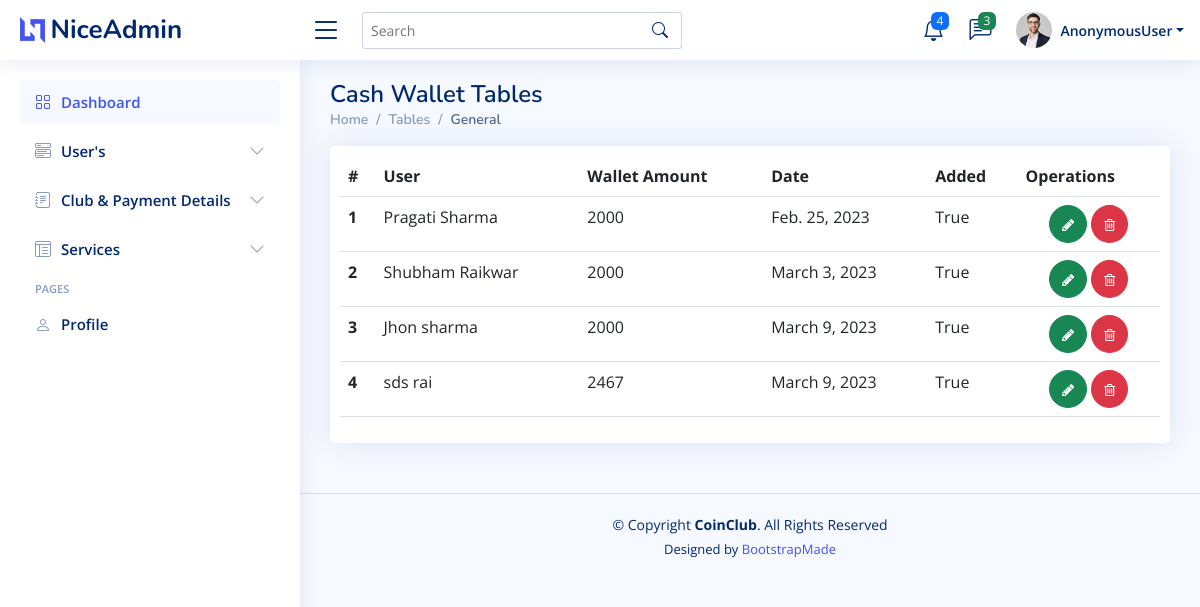
Page /homepage/getcashwallet/ on the committed database.
### api/models.py (models this page shows, shortened)
class cashwallet(models.Model):
    userwallet=models.ForeignKey(user_registration,on_delete=models.CASCADE)
    walletamount=models.CharField(max_length=30,blank=True)
    walletimg=models.FileField(blank=True,upload_to='passbook/',default='passbook/none/no-img.jpg')
    casdate = models.DateField(auto_now=True)
    is_added=models.BooleanField(default=False)

class user_registration(models.Model):
    full_name=models.CharField(max_length=50)
    mobileno=models.CharField(max_length=50, unique=True)
    city=models.CharField(max_length=50)
    password=models.CharField(max_length=50)
    gender=models.CharField(max_length=50)
    occupation=models.CharField(max_length=50)
    motive=models.CharField(max_length=100)
    income=models.CharField(max_length=50)
    wallet_amount= models.CharField(max_length=50,default='0')
    monthlycontribution=models.CharField(max_length=50)
    profileimg=models.ImageField(blank=True,null=True,upload_to='user/')
    email=models.CharField(max_length=50)
    alternateno=models.CharField(max_length=50,blank=True)
    token = models.CharField(max_length=300)
    create_at=models.DateField(auto_now_add=True)

### adminapp/views.py (the view)
# urls.py: path('getcashwallet/', views.CashWalletPage),
def CashWalletPage(request):
    getCashe = cashwallet.objects.all()
    return render(request, "wallet.html", {'wallet':getCashe})

### templates/wallet.html (shortened to what this page needs)
{% extends 'index.html' %}
{% load static %}
{% block content %}
  <main id="main" class="main">
    <div class="pagetitle">
      <h1>Cash Wallet Tables</h1>
      <nav>
        <ol class="breadcrumb">
          <li class="breadcrumb-item"><a href="index.html">Home</a></li>
          <li class="breadcrumb-item">Tables</li>
          <li class="breadcrumb-item active">General</li>
        </ol>
      </nav>
    </div>
    <section class="section">
      <div class="row">
        <div class="col-lg-12">
          <div class="card">
            <div class="card-body" style="padding: 10px;">
              <table class="table">
                <thead>
                  <tr>
                    <th scope="col">#</th>
                    <th scope="col">User</th>
                    <th scope="col">Wallet Amount</th>
                    <th scope="col">Date</th>
                    <th scope="col">Added</th>
                    <th scope="col">Operations</th>
                  </tr>
                </thead>
                <tbody>
                  {% for amt in wallet %}
                  <tr>
                    <th scope="row">{{forloop.counter}}</th>
                    <td>{{ amt.userwallet.full_name }}</td>
                    <td>{{ amt.walletamount }}</td>
                    <td>{{ amt.casdate }}</td>
                    <td>{{ amt.is_added }}</td>
                    <td style="text-align: center;"><a class="btn btn-success" style="border-radius:50%;" href="{% url 'update_wallet' id=amt.id %}"> <i class="fa fa-pencil" style="font-size: 14px;"> </i> </a>
                      <a class="btn btn-danger" style="border-radius:50%;" href="{% url 'del_wallet' id=amt.id %}"><i class="fa fa-trash-o" style="font-size: 14px;"></i></a></td>
                  </tr>
                  {% endfor %}
                </tbody>
              </table>
            </div>
          </div>
        </div>
      </div>
    </section>
  </main>
  {% endblock content %}

### static/assets/css/style.css (style rules this page uses)
:root { scroll-behavior: smooth; }
body { font-family: "Open Sans", sans-serif; background: #f6f9ff; color: #444444; }
a { color: #4154f1; text-decoration: none; }
h1, h2, h3, h4, h5, h6 { font-family: "Nunito", sans-serif; }
#main { margin-top: 60px; padding: 20px 30px; transition: all 0.3s; }
.pagetitle { margin-bottom: 10px; }
.pagetitle h1 { font-size: 24px; margin-bottom: 0; font-weight: 600; color: #012970; }
.card { margin-bottom: 30px; border: none; border-radius: 5px; box-shadow: 0px 0 30px rgba(1, 41, 112, 0.1); }
.card-body { padding: 0 20px 20px 20px; }
.breadcrumb { font-size: 14px; font-family: "Nunito", sans-serif; color: #899bbd; font-weight: 600; }
.breadcrumb a { color: #899bbd; transition: 0.3s; }
.breadcrumb .breadcrumb-item::before { color: #899bbd; }
.breadcrumb .active { color: #51678f; font-weight: 600; }
@media (min-width: 1200px) { #main, #footer { margin-left: 300px; } }

### rows in the picture
cashwallet: userwallet.full_name "Pragati Sharma", walletamount "2000", casdate "Feb. 25, 2023", is_added "True"
cashwallet: userwallet.full_name "Shubham Raikwar", walletamount "2000", casdate "March 3, 2023", is_added "True"
cashwallet: userwallet.full_name "Jhon sharma", walletamount "2000", casdate "March 9, 2023", is_added "True"
cashwallet: userwallet.full_name "sds rai", walletamount "2467", casdate "March 9, 2023", is_added "True"

### other values in the picture
{{ request.user }} "AnonymousUser"
